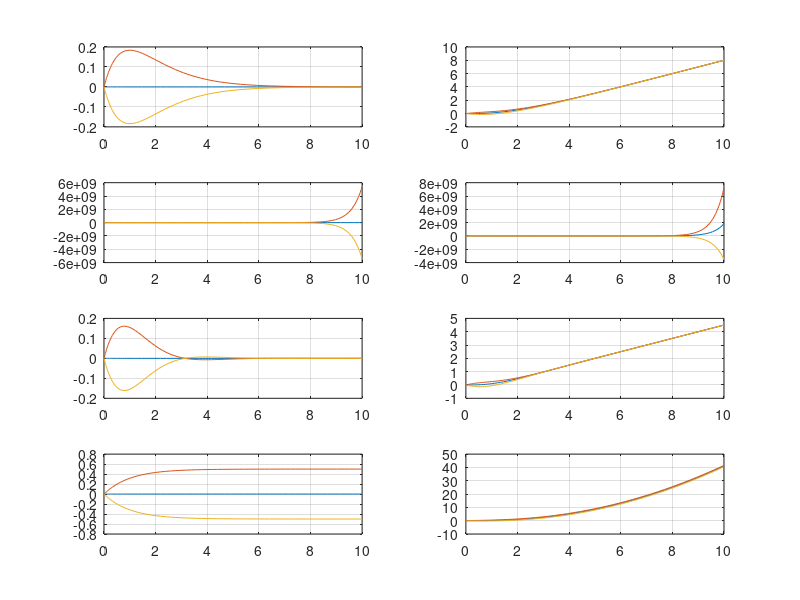

Write the MATLAB code that produced this figure.
clear all;
clc;
% 
% x' = Ax + f(t)
% A = 
% 1) [0 1; -1 -2]
% 2) [0 1; 1 2]
% 3) [0 1; -2 -2]
% 4) [0 1; 0 -1]
% f(t) = 
% a) (0 0)
% b) (0 t)

time_period = [0 10];
initial = [0, 0]';

Q_t = @(t,x) [x(2); -x(1)-2*x(2)];
[t,Q] = ode45(Q_t, time_period, initial);
subplot(4, 2, 1); plot(t, Q(:,1)); grid on; hold on; 

Q_t = @(t,x) [x(2); -x(1)-2*x(2) + t];
[t,Q] = ode45(Q_t, time_period, initial);
subplot(4, 2, 2); plot(t, Q(:,1)); grid on; hold on; 

Q_t = @(t,x) [x(2); x(1)+2*x(2)];
[t,Q] = ode45(Q_t, time_period, initial);
subplot(4, 2, 3); plot(t, Q(:,1)); grid on; hold on; 

Q_t = @(t,x) [x(2); x(1)+2*x(2) + t];
[t,Q] = ode45(Q_t, time_period, initial);
subplot(4, 2, 4); plot(t, Q(:,1)); grid on; hold on; 

Q_t = @(t,x) [x(2); -2*x(1)-2*x(2)];
[t,Q] = ode45(Q_t, time_period, initial);
subplot(4, 2, 5); plot(t, Q(:,1)); grid on; hold on; 

Q_t = @(t,x) [x(2); -2*x(1)-2*x(2) + t];
[t,Q] = ode45(Q_t, time_period, initial);
subplot(4, 2, 6); plot(t, Q(:,1)); grid on; hold on; 

Q_t = @(t,x) [x(2); -x(2)];
[t,Q] = ode45(Q_t, time_period, initial);
subplot(4, 2, 7); plot(t, Q(:,1)); grid on; hold on; 

Q_t = @(t,x) [x(2); -x(2) + t];
[t,Q] = ode45(Q_t, time_period, initial);
subplot(4, 2, 8); plot(t, Q(:,1)); grid on; hold on; 

initial = [0, 0.5]';

Q_t = @(t,x) [x(2); -x(1)-2*x(2)];
[t,Q] = ode45(Q_t, time_period, initial);
subplot(4, 2, 1); plot(t, Q(:,1)); grid on; hold on; 

Q_t = @(t,x) [x(2); -x(1)-2*x(2) + t];
[t,Q] = ode45(Q_t, time_period, initial);
subplot(4, 2, 2); plot(t, Q(:,1)); grid on; hold on; 

Q_t = @(t,x) [x(2); x(1)+2*x(2)];
[t,Q] = ode45(Q_t, time_period, initial);
subplot(4, 2, 3); plot(t, Q(:,1)); grid on; hold on; 

Q_t = @(t,x) [x(2); x(1)+2*x(2) + t];
[t,Q] = ode45(Q_t, time_period, initial);
subplot(4, 2, 4); plot(t, Q(:,1)); grid on; hold on; 

Q_t = @(t,x) [x(2); -2*x(1)-2*x(2)];
[t,Q] = ode45(Q_t, time_period, initial);
subplot(4, 2, 5); plot(t, Q(:,1)); grid on; hold on; 

Q_t = @(t,x) [x(2); -2*x(1)-2*x(2) + t];
[t,Q] = ode45(Q_t, time_period, initial);
subplot(4, 2, 6); plot(t, Q(:,1)); grid on; hold on; 

Q_t = @(t,x) [x(2); -x(2)];
[t,Q] = ode45(Q_t, time_period, initial);
subplot(4, 2, 7); plot(t, Q(:,1)); grid on; hold on; 

Q_t = @(t,x) [x(2); -x(2) + t];
[t,Q] = ode45(Q_t, time_period, initial);
subplot(4, 2, 8); plot(t, Q(:,1)); grid on; hold on; 

initial = [0, -0.5]';

Q_t = @(t,x) [x(2); -x(1)-2*x(2)];
[t,Q] = ode45(Q_t, time_period, initial);
subplot(4, 2, 1); plot(t, Q(:,1)); grid on; hold on; 

Q_t = @(t,x) [x(2); -x(1)-2*x(2) + t];
[t,Q] = ode45(Q_t, time_period, initial);
subplot(4, 2, 2); plot(t, Q(:,1)); grid on; hold on; 

Q_t = @(t,x) [x(2); x(1)+2*x(2)];
[t,Q] = ode45(Q_t, time_period, initial);
subplot(4, 2, 3); plot(t, Q(:,1)); grid on; hold on; 

Q_t = @(t,x) [x(2); x(1)+2*x(2) + t];
[t,Q] = ode45(Q_t, time_period, initial);
subplot(4, 2, 4); plot(t, Q(:,1)); grid on; hold on; 

Q_t = @(t,x) [x(2); -2*x(1)-2*x(2)];
[t,Q] = ode45(Q_t, time_period, initial);
subplot(4, 2, 5); plot(t, Q(:,1)); grid on; hold on; 

Q_t = @(t,x) [x(2); -2*x(1)-2*x(2) + t];
[t,Q] = ode45(Q_t, time_period, initial);
subplot(4, 2, 6); plot(t, Q(:,1)); grid on; hold on; 

Q_t = @(t,x) [x(2); -x(2)];
[t,Q] = ode45(Q_t, time_period, initial);
subplot(4, 2, 7); plot(t, Q(:,1)); grid on; hold on; 

Q_t = @(t,x) [x(2); -x(2) + t];
[t,Q] = ode45(Q_t, time_period, initial);
subplot(4, 2, 8); plot(t, Q(:,1)); grid on; hold on; 